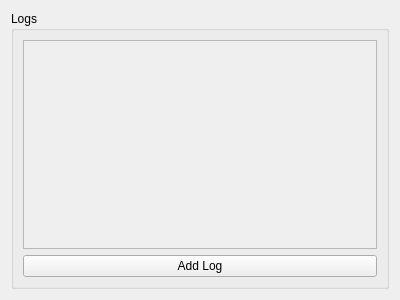
<?xml version="1.0" encoding="UTF-8"?>
<ui version="4.0">
 <class>LogWidget</class>
 <widget class="QWidget" name="LogWidget">
  <property name="geometry">
   <rect>
    <x>0</x>
    <y>0</y>
    <width>400</width>
    <height>300</height>
   </rect>
  </property>
  <property name="minimumSize">
   <size>
    <width>300</width>
    <height>0</height>
   </size>
  </property>
  <property name="windowTitle">
   <string>LogWidget</string>
  </property>
  <layout class="QVBoxLayout" name="verticalLayout">
   <item>
    <widget class="QGroupBox" name="groupBox">
     <property name="title">
      <string>Logs</string>
     </property>
     <layout class="QVBoxLayout" name="verticalLayout_3">
      <item>
       <widget class="QScrollArea" name="scrollArea">
        <property name="widgetResizable">
         <bool>true</bool>
        </property>
        <widget class="QWidget" name="LogScrollContents">
         <property name="geometry">
          <rect>
           <x>0</x>
           <y>0</y>
           <width>356</width>
           <height>209</height>
          </rect>
         </property>
         <layout class="QVBoxLayout" name="verticalLayout_2">
          <item>
           <layout class="QVBoxLayout" name="logContents"/>
          </item>
         </layout>
        </widget>
       </widget>
      </item>
      <item>
       <widget class="QPushButton" name="addLogButton">
        <property name="text">
         <string>Add Log</string>
        </property>
       </widget>
      </item>
     </layout>
    </widget>
   </item>
  </layout>
 </widget>
 <resources/>
 <connections/>
</ui>
